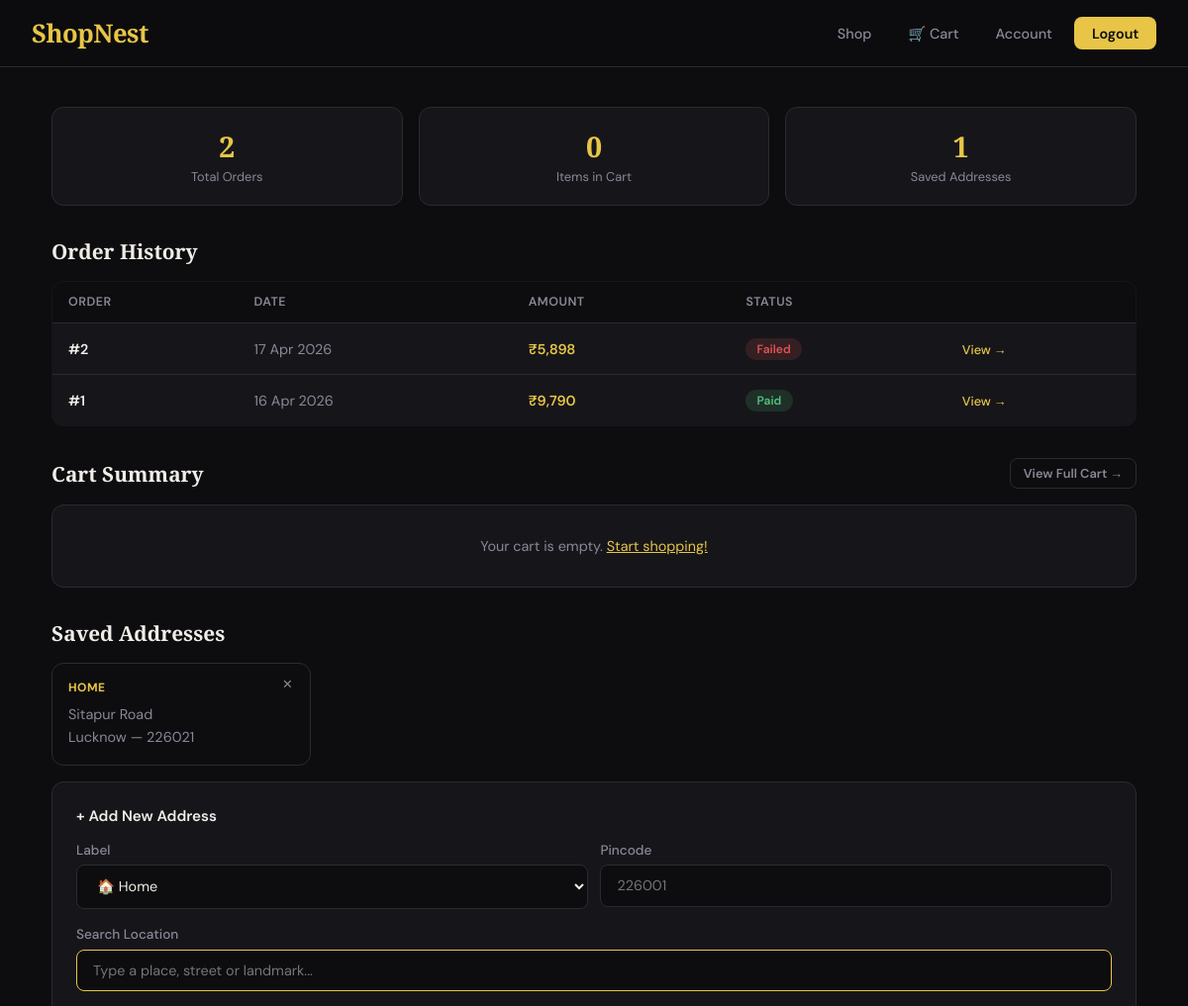
The page /dashboard (signed in, upper part) on the database as committed earlier.
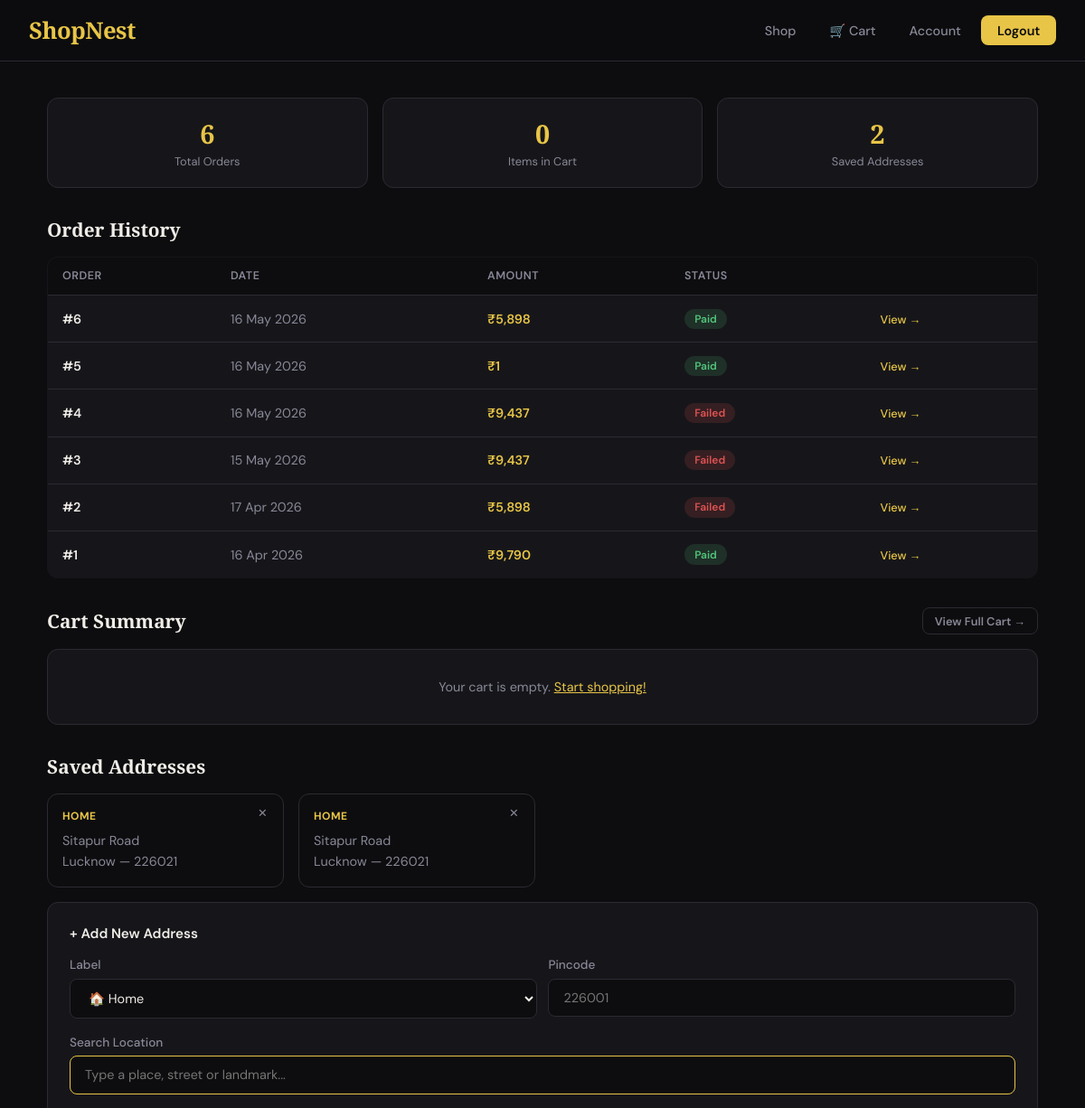
The same page on the database as committed later.
### app.py (models this page shows, shortened)
class Order(db.Model):
    __tablename__ = 'orders'
    id                  = db.Column(db.Integer, primary_key=True)
    user_id             = db.Column(db.Integer, db.ForeignKey('users.id'), nullable=False)
    razorpay_order_id   = db.Column(db.String(100), unique=True)
    razorpay_payment_id = db.Column(db.String(100))
    amount              = db.Column(db.Float)
    status              = db.Column(db.String(30), default='pending')
    items_snapshot      = db.Column(db.Text)
    address_snapshot    = db.Column(db.Text)
    created_at          = db.Column(db.DateTime, default=datetime.utcnow)

class Address(db.Model):
    __tablename__ = 'addresses'
    id      = db.Column(db.Integer, primary_key=True)
    user_id = db.Column(db.Integer, db.ForeignKey('users.id'), nullable=False)
    label   = db.Column(db.String(50), default='Home')
    street  = db.Column(db.String(200))
    city    = db.Column(db.String(100))
    pincode = db.Column(db.String(10))
    lat     = db.Column(db.Float, nullable=True)
    lng     = db.Column(db.Float, nullable=True)

### app.py (the view)
@app.route('/dashboard')
@login_required
def dashboard():
    addresses  = Address.query.filter_by(user_id=current_user.id).all()
    cart_items = CartItem.query.filter_by(user_id=current_user.id).all()
    cart_total = sum(i.price * i.quantity for i in cart_items)
    orders     = Order.query.filter_by(user_id=current_user.id).order_by(Order.created_at.desc()).all()
    return render_template('dashboard.html',
                           addresses=addresses,
                           cart_items=cart_items,
                           cart_total=cart_total,
                           orders=orders)

### app.py (called while the page is built)
@login_manager.user_loader
def load_user(user_id):
    return db.session.get(User, int(user_id))

    @property
    def is_authenticated(self): return True

### templates/dashboard.html (shortened to what this page needs)
{% extends "base.html" %}
{% block head %}
<link rel="stylesheet" href="https://unpkg.com/leaflet@1.9.4/dist/leaflet.css" />
{% endblock %}
{% block content %}
<div class="dashboard-grid">
  <div>
    <div class="stats-row">
      <div class="stat-card">
        <div class="stat-value">{{ orders|length }}</div>
        <div class="stat-label">Total Orders</div>
      </div>
      <div class="stat-card">
        <div class="stat-value">{{ cart_items|length }}</div>
        <div class="stat-label">Items in Cart</div>
      </div>
      <div class="stat-card">
        <div class="stat-value">{{ addresses|length }}</div>
        <div class="stat-label">Saved Addresses</div>
      </div>
    </div>
    <div class="section">
      <div class="section-header">
        <div class="section-title">Order History</div>
      </div>
      {% if orders %}
      <table class="orders-table">
        <thead>
          <tr>
            <th>Order</th>
            <th>Date</th>
            <th>Amount</th>
            <th>Status</th>
            <th></th>
          </tr>
        </thead>
        <tbody>
          {% for order in orders %}
          <tr>
            <td style="font-weight:600;">#{{ order.id }}</td>
            <td style="color:var(--muted);">{{ order.created_at.strftime('%d %b %Y') }}</td>
            <td style="color:var(--accent); font-weight:600;">₹{{ "{:,}".format(order.amount|int) }}</td>
            <td><span class="status-pill {{ order.status }}">{{ order.status }}</span></td>
            <td><a href="{{ url_for('order_detail', order_id=order.id) }}" class="view-order-btn">View →</a></td>
          </tr>
          {% endfor %}
        </tbody>
      </table>
      {% else %}
      <div class="empty-state"
        style="background:var(--surface); border:1px solid var(--border); border-radius:var(--radius);">
        No orders yet. <a href="{{ url_for('shop') }}" style="color:var(--accent);">Start shopping!</a>
      </div>
      {% endif %}
    </div>
    <div class="section">
      <div class="section-header">
        <div class="section-title">Cart Summary</div>
        <a href="{{ url_for('cart') }}" class="btn btn-ghost btn-sm">View Full Cart →</a>
      </div>
      <div class="cart-mini">
        {% if cart_items %}
        {% for item in cart_items[:4] %}
        <div class="cart-mini-item">
          <img src="{{ item.image or 'https://via.placeholder.com/50' }}" alt="{{ item.name }}" class="cart-mini-img" />
          <div class="cart-mini-name">{{ item.name }}</div>
          <div class="cart-mini-qty">× {{ item.quantity }}</div>
          <div class="cart-mini-price">₹{{ "{:,}".format((item.price * item.quantity)|int) }}</div>
        </div>
        {% endfor %}
        {% if cart_items|length > 4 %}
        <div class="cart-mini-item" style="color:var(--muted); font-size:0.85rem;">
          + {{ cart_items|length - 4 }} more items
        </div>
        {% endif %}
        <div class="cart-mini-footer">
          <span>Total</span>
          <span style="color:var(--accent)">₹{{ "{:,}".format(cart_total|int) }}</span>
        </div>
        {% else %}
        <div class="empty-state">Your cart is empty. <a href="{{ url_for('shop') }}" style="color:var(--accent)">Start
            shopping!</a></div>
        {% endif %}
      </div>
    </div>
    <div class="section">
      <div class="section-header">
        <div class="section-title">Saved Addresses</div>
      </div>
      {% if addresses %}
      <div class="addresses-grid">
        {% for addr in addresses %}
        <div class="address-card">
          <div class="address-label">{{ addr.label }}</div>
          <div class="address-text">
            {{ addr.street }}<br />
            {{ addr.city }} — {{ addr.pincode }}
          </div>
          <form method="POST" action="{{ url_for('delete_address', addr_id=addr.id) }}" style="display:inline;">
            <button type="submit" class="address-del" title="Delete">✕</button>
          </form>
        </div>
        {% endfor %}
      </div>
      {% else %}
      <p style="color:var(--muted); font-size:0.9rem; margin-bottom:1rem;">No addresses saved yet.</p>
      {% endif %}
      <div class="add-address-form">
        <div style="font-weight:600; margin-bottom:1rem; font-size:0.95rem;">+ Add New Address</div>
        <form method="POST" action="{{ url_for('add_address') }}">
          <div class="addr-grid">
            <div class="form-group">
              <label>Label</label>
              <select name="label">
                <option value="Home">🏠 Home</option>
              </select>
            </div>
            <div class="form-group">
              <label>Pincode</label>
              <input type="text" name="pincode" id="pincode" placeholder="226001" maxlength="10" />
            </div>
          </div>
          <div class="form-group">
            <label>Search Location</label>
            <div class="map-search-wrap">
              <input type="text" id="map-search" placeholder="Type a place, street or landmark..." autocomplete="off" />
            </div>
          </div>
        </form>
      </div>
    </div>
  </div>
</div>
{% endblock %}

### templates/base.html (shortened to what this page needs)
<!DOCTYPE html>
<html lang="en">
<head>
  {% block head %}{% endblock %}
</head>
<body>
<nav>
  <a href="{{ url_for('shop') }}" class="nav-brand">ShopNest</a>
  <div class="nav-links">
    <a href="{{ url_for('shop') }}">Shop</a>
    {% if current_user.is_authenticated %}
      <a href="{{ url_for('cart') }}">
        🛒 Cart
        {% set count = current_user.cart_items|length %}
      </a>
      <a href="{{ url_for('dashboard') }}">Account</a>
      <a href="{{ url_for('logout') }}" class="btn-accent">Logout</a>
    {% else %}
      <a href="{{ url_for('login') }}">Login</a>
      <a href="{{ url_for('register') }}" class="btn-accent">Sign Up</a>
    {% endif %}
  </div>
</nav>
<main>
  {% block content %}{% endblock %}
</main>
</body>
</html>

### templates/base.html (style rules this page uses)
*, *::before, *::after { box-sizing: border-box; margin: 0; padding: 0; }
:root { --bg: #0d0d0f; --surface: #16161a; --border: #2a2a32; --accent: #e8c547; --accent2: #f0a500; --text: #f0ede8; --muted: #888898; --danger: #e05252; --success: #52c47a; --info: #5290e0; --radius: 12px; --nav-h: 68px; }
html { scroll-behavior: smooth; }
body { background: var(--bg); color: var(--text); font-family: 'DM Sans', sans-serif; font-weight: 400; min-height: 100vh; }
nav { height: var(--nav-h); background: rgba(13,13,15,0.85); backdrop-filter: blur(16px); border-bottom: 1px solid var(--border); display: flex; align-items: center; justify-content: space-between; padding: 0 2rem; position: sticky; top: 0; z-index: 100; }
.nav-brand { font-family: 'Playfair Display', serif; font-size: 1.6rem; font-weight: 900; color: var(--accent); text-decoration: none; letter-spacing: -0.5px; }
.nav-links { display: flex; align-items: center; gap: 0.5rem; }
.nav-links a { color: var(--muted); text-decoration: none; padding: 0.45rem 0.9rem; border-radius: 8px; font-size: 0.9rem; font-weight: 500; transition: all 0.2s; }
.nav-links .btn-accent { background: var(--accent); color: #0d0d0f; padding: 0.45rem 1.1rem; font-weight: 600; }
main { padding: 2.5rem 2rem; max-width: 1160px; margin: 0 auto; }
.btn { display: inline-flex; align-items: center; gap: 0.4rem; padding: 0.6rem 1.3rem; border-radius: 8px; border: none; font-family: 'DM Sans', sans-serif; font-size: 0.9rem; font-weight: 600; cursor: pointer; text-decoration: none; transition: all 0.18s; }
.btn-ghost { background: transparent; color: var(--muted); border: 1px solid var(--border); }
.btn-sm { padding: 0.35rem 0.8rem; font-size: 0.8rem; }
.form-group { margin-bottom: 1.1rem; }
label { display: block; margin-bottom: 0.4rem; font-size: 0.85rem; font-weight: 500; color: var(--muted); }
input[type=text], input[type=email], input[type=password], input[type=number], select { width: 100%; background: var(--bg); border: 1px solid var(--border); border-radius: 8px; padding: 0.7rem 1rem; color: var(--text); font-family: 'DM Sans', sans-serif; font-size: 0.9rem; outline: none; transition: border-color 0.2s; }

Rows that differ between the two databases and show on the page:
added Order: id "6", created_at "16 May 2026", amount "5,898", status "Paid"
added Order: id "5", created_at "16 May 2026", amount "1", status "Paid"
added Order: id "4", created_at "16 May 2026", amount "9,437", status "Failed"
added Order: id "3", created_at "15 May 2026", amount "9,437", status "Failed"
added Address: label "HOME", street "Sitapur Road", city "Lucknow", pincode "226021"
Other text that changed with them:
{{ orders|length }}: "2" → "6"
{{ addresses|length }}: "1" → "2"
